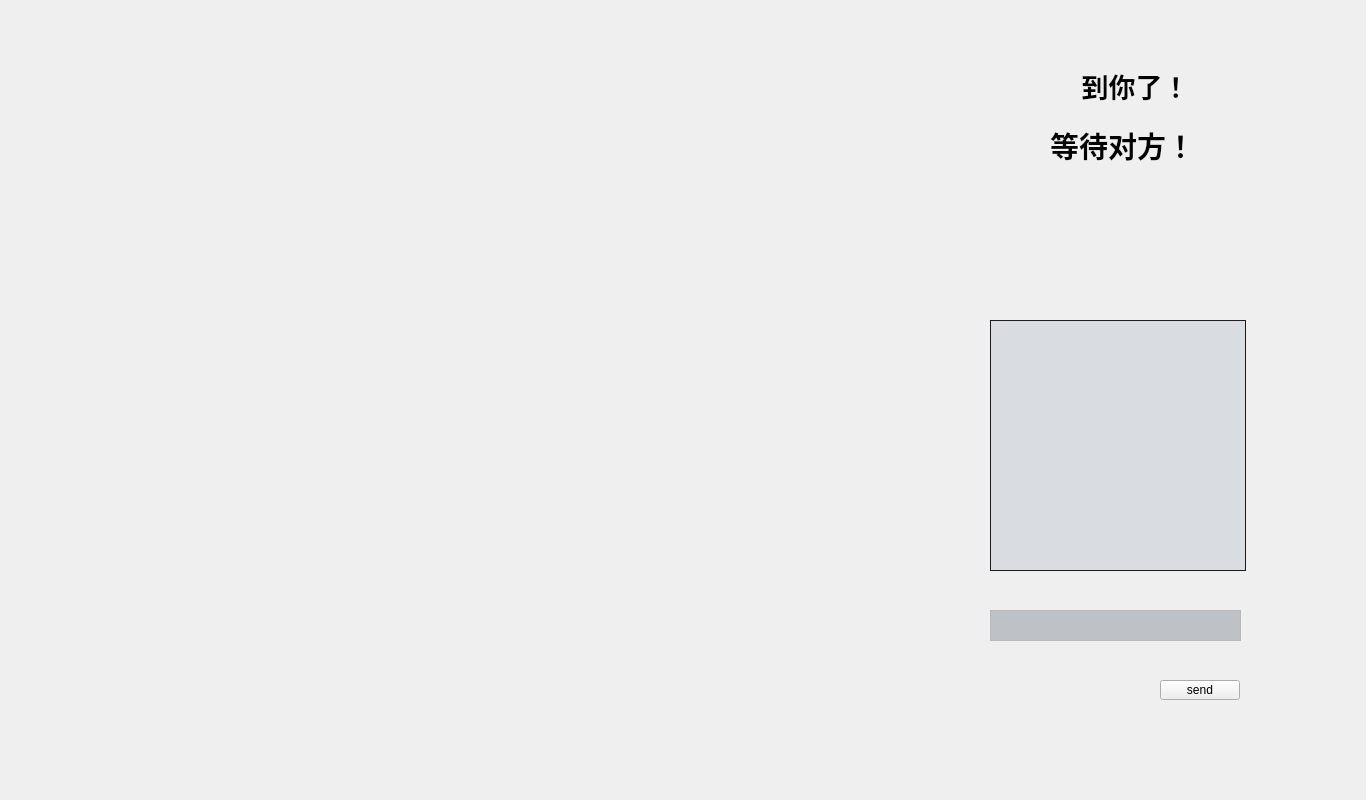
<?xml version="1.0" encoding="UTF-8"?>
<ui version="4.0">
 <class>NetGame</class>
 <widget class="QMainWindow" name="NetGame">
  <property name="geometry">
   <rect>
    <x>0</x>
    <y>0</y>
    <width>1366</width>
    <height>800</height>
   </rect>
  </property>
  <property name="minimumSize">
   <size>
    <width>1366</width>
    <height>800</height>
   </size>
  </property>
  <property name="maximumSize">
   <size>
    <width>1366</width>
    <height>800</height>
   </size>
  </property>
  <property name="windowTitle">
   <string>六子棋---网络对战</string>
  </property>
  <widget class="QWidget" name="centralwidget">
   <widget class="QTextBrowser" name="textBrowser">
    <property name="geometry">
     <rect>
      <x>990</x>
      <y>320</y>
      <width>256</width>
      <height>251</height>
     </rect>
    </property>
    <property name="palette">
     <palette>
      <active>
       <colorrole role="Base">
        <brush brushstyle="SolidPattern">
         <color alpha="255">
          <red>217</red>
          <green>221</green>
          <blue>225</blue>
         </color>
        </brush>
       </colorrole>
       <colorrole role="Window">
        <brush brushstyle="SolidPattern">
         <color alpha="255">
          <red>36</red>
          <green>36</green>
          <blue>36</blue>
         </color>
        </brush>
       </colorrole>
      </active>
      <inactive>
       <colorrole role="Base">
        <brush brushstyle="SolidPattern">
         <color alpha="255">
          <red>217</red>
          <green>221</green>
          <blue>225</blue>
         </color>
        </brush>
       </colorrole>
       <colorrole role="Window">
        <brush brushstyle="SolidPattern">
         <color alpha="255">
          <red>36</red>
          <green>36</green>
          <blue>36</blue>
         </color>
        </brush>
       </colorrole>
      </inactive>
      <disabled>
       <colorrole role="Base">
        <brush brushstyle="SolidPattern">
         <color alpha="255">
          <red>36</red>
          <green>36</green>
          <blue>36</blue>
         </color>
        </brush>
       </colorrole>
       <colorrole role="Window">
        <brush brushstyle="SolidPattern">
         <color alpha="255">
          <red>36</red>
          <green>36</green>
          <blue>36</blue>
         </color>
        </brush>
       </colorrole>
      </disabled>
     </palette>
    </property>
   </widget>
   <widget class="QTextEdit" name="textEdit">
    <property name="geometry">
     <rect>
      <x>990</x>
      <y>610</y>
      <width>251</width>
      <height>31</height>
     </rect>
    </property>
    <property name="palette">
     <palette>
      <active>
       <colorrole role="Base">
        <brush brushstyle="SolidPattern">
         <color alpha="255">
          <red>190</red>
          <green>194</green>
          <blue>198</blue>
         </color>
        </brush>
       </colorrole>
      </active>
      <inactive>
       <colorrole role="Base">
        <brush brushstyle="SolidPattern">
         <color alpha="255">
          <red>190</red>
          <green>194</green>
          <blue>198</blue>
         </color>
        </brush>
       </colorrole>
      </inactive>
      <disabled>
       <colorrole role="Base">
        <brush brushstyle="SolidPattern">
         <color alpha="255">
          <red>68</red>
          <green>68</green>
          <blue>68</blue>
         </color>
        </brush>
       </colorrole>
      </disabled>
     </palette>
    </property>
    <property name="placeholderText">
     <string/>
    </property>
   </widget>
   <widget class="QPushButton" name="SendMessage">
    <property name="geometry">
     <rect>
      <x>1160</x>
      <y>680</y>
      <width>80</width>
      <height>20</height>
     </rect>
    </property>
    <property name="cursor">
     <cursorShape>PointingHandCursor</cursorShape>
    </property>
    <property name="text">
     <string>send</string>
    </property>
   </widget>
   <widget class="QLabel" name="toyou">
    <property name="geometry">
     <rect>
      <x>1060</x>
      <y>70</y>
      <width>151</width>
      <height>31</height>
     </rect>
    </property>
    <property name="font">
     <font>
      <family>Adobe Arabic</family>
      <pointsize>20</pointsize>
      <weight>75</weight>
      <bold>true</bold>
     </font>
    </property>
    <property name="layoutDirection">
     <enum>Qt::LeftToRight</enum>
    </property>
    <property name="text">
     <string>到你了！</string>
    </property>
    <property name="alignment">
     <set>Qt::AlignCenter</set>
    </property>
   </widget>
   <widget class="QLabel" name="wait">
    <property name="geometry">
     <rect>
      <x>1050</x>
      <y>130</y>
      <width>151</width>
      <height>31</height>
     </rect>
    </property>
    <property name="font">
     <font>
      <family>Adobe Arabic</family>
      <pointsize>22</pointsize>
      <weight>75</weight>
      <bold>true</bold>
     </font>
    </property>
    <property name="text">
     <string>等待对方！</string>
    </property>
    <property name="alignment">
     <set>Qt::AlignJustify|Qt::AlignVCenter</set>
    </property>
   </widget>
  </widget>
 </widget>
 <resources/>
 <connections/>
</ui>
